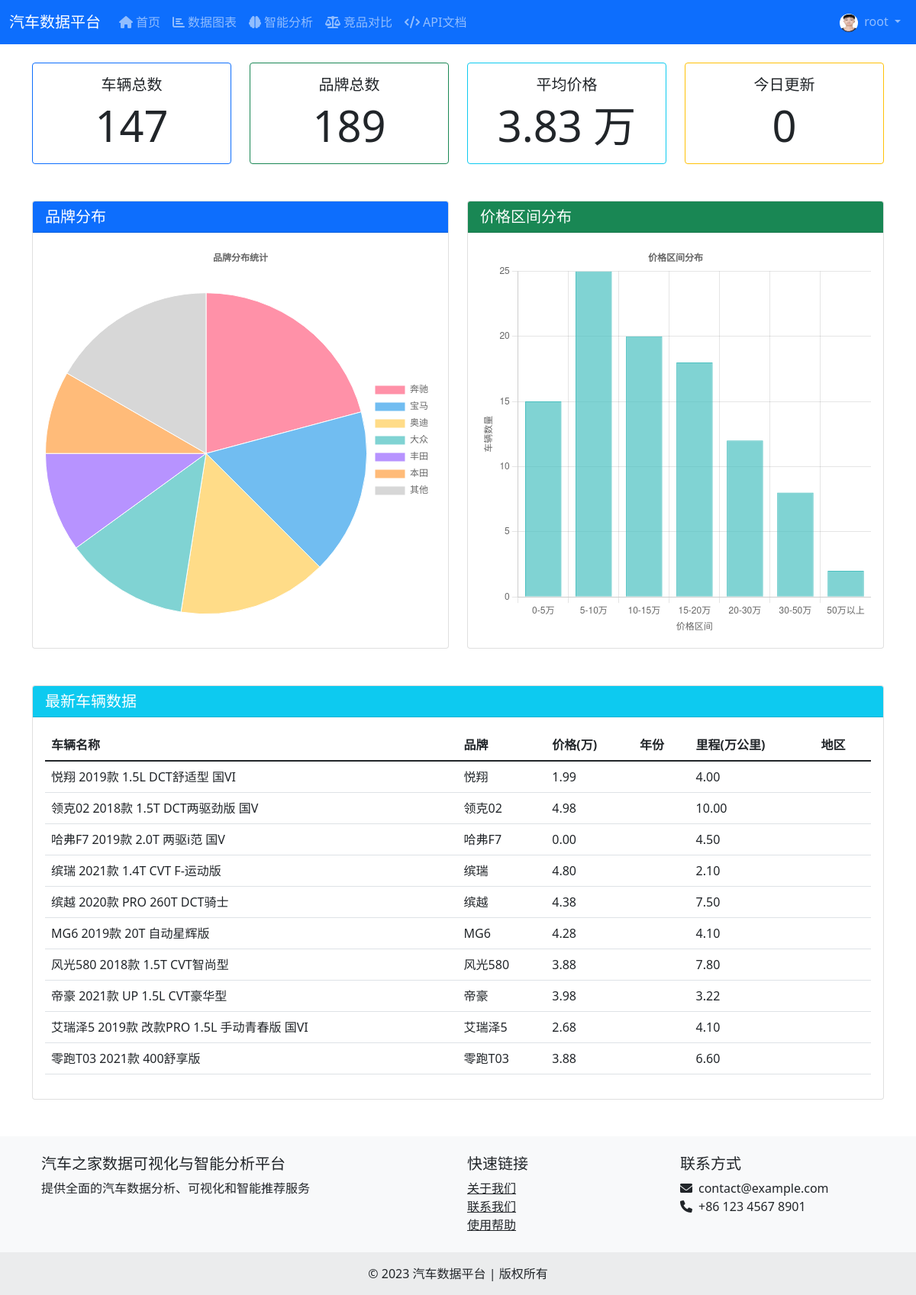
Page / (signed in) on the earlier database version.
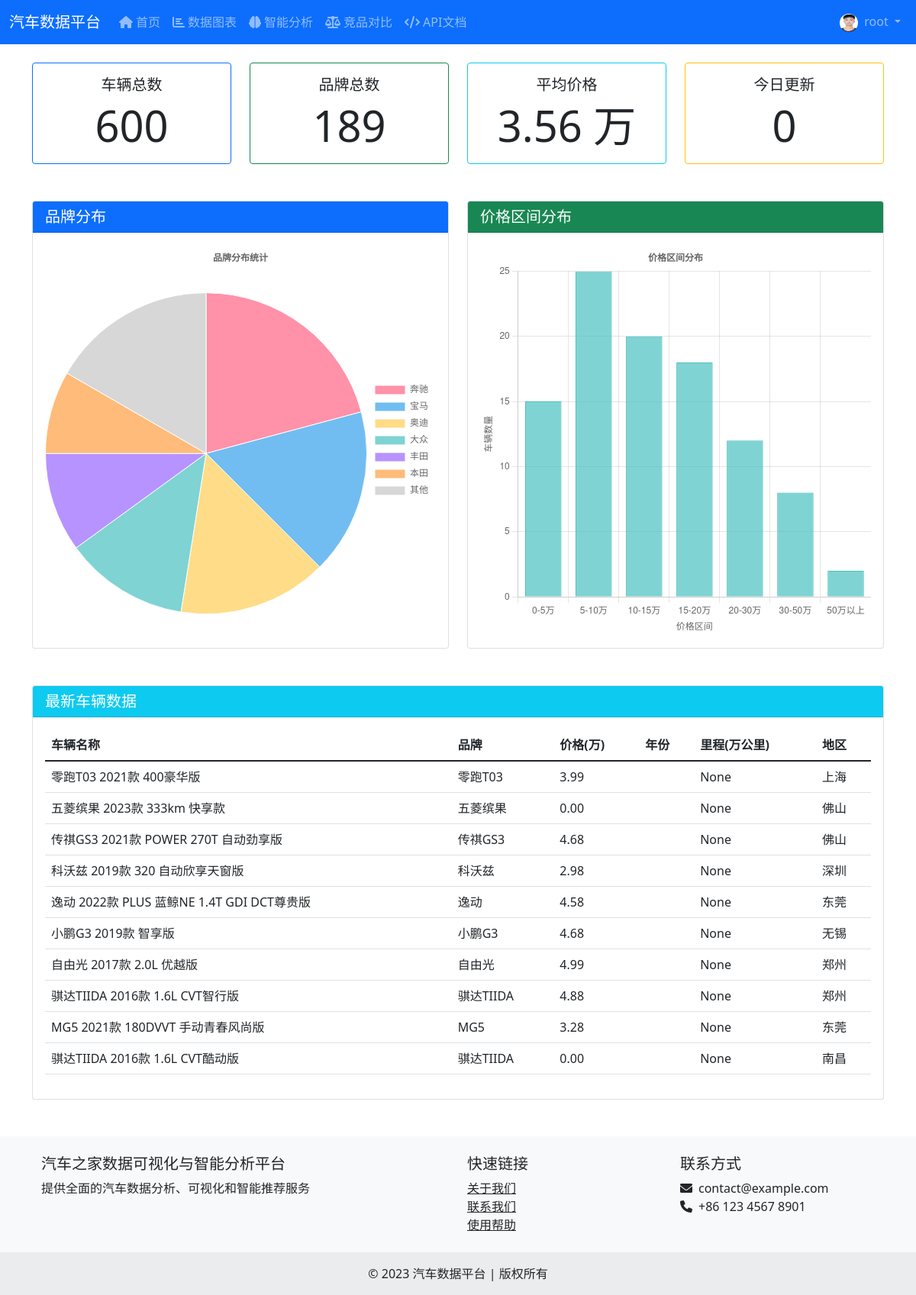
Same page on the later database version.
### accounts/models.py (models this page shows, shortened)
class UserProfile(models.Model):
    EDUCATION_CHOICES = (
        ('high_school', '高中及以下'),
        ('college', '大专'),
        ('bachelor', '本科'),
        ('master', '硕士'),
        ('phd', '博士'),
    )
    GENDER_CHOICES = (
        ('male', '男'),
        ('female', '女'),
        ('other', '其他'),
    )
    user = models.OneToOneField(User, on_delete=models.CASCADE, related_name='profile')
    avatar = models.ImageField(upload_to='avatars/', blank=True, null=True, verbose_name='头像')
    bio = models.TextField(max_length=500, blank=True, null=True, verbose_name='个人简介')
    birth_date = models.DateField(null=True, blank=True, verbose_name='出生日期')
    gender = models.CharField(max_length=10, choices=GENDER_CHOICES, blank=True, null=True, verbose_name='性别')
    phone = models.CharField(max_length=20, blank=True, null=True, verbose_name='电话')
    address = models.CharField(max_length=200, blank=True, null=True, verbose_name='地址')
    education = models.CharField(max_length=20, choices=EDUCATION_CHOICES, blank=True, null=True, verbose_name='学历')
    occupation = models.CharField(max_length=100, blank=True, null=True, verbose_name='职业')
    company = models.CharField(max_length=100, blank=True, null=True, verbose_name='公司')
    website = models.URLField(max_length=200, blank=True, null=True, verbose_name='个人网站')
    social_github = models.URLField(max_length=200, blank=True, null=True, verbose_name='GitHub')
    social_weibo = models.URLField(max_length=200, blank=True, null=True, verbose_name='微博')
    social_wechat = models.CharField(max_length=100, blank=True, null=True, verbose_name='微信')
    interests = models.TextField(max_length=500, blank=True, null=True, verbose_name='兴趣爱好')
    created_at = models.DateTimeField(default=timezone.now, verbose_name='创建时间')
    updated_at = models.DateTimeField(auto_now=True, verbose_name='更新时间')
    class Meta:
        verbose_name = '用户资料'
        verbose_name_plural = verbose_name
    def get_avatar_url(self):
        if self.avatar and self.avatar.url:
            return self.avatar.url
        return '/static/images/default-avatar.svg'

### crawler/models.py (models this page shows, shortened)
class UsedCar(models.Model):
    car_model = models.ForeignKey(CarModel, on_delete=models.CASCADE, related_name='used_cars', verbose_name='车型')
    title = models.CharField(max_length=200, verbose_name='车辆名称')
    detail = models.TextField(verbose_name='车辆详情', blank=True, null=True)
    price = models.DecimalField(max_digits=10, decimal_places=2, verbose_name='价格')
    detail_url = models.URLField(verbose_name='详情链接')
    registration_date = models.DateField(verbose_name='上牌时间', null=True, blank=True)
    mileage = models.DecimalField(max_digits=10, decimal_places=2, verbose_name='表显里程', null=True, blank=True)
    transmission = models.CharField(max_length=50, verbose_name='变速箱', blank=True, null=True)
    fuel_type = models.CharField(max_length=50, verbose_name='燃料类型', blank=True, null=True)
    nedc_range = models.IntegerField(verbose_name='NEDC纯电续航里程', null=True, blank=True)
    publish_date = models.DateTimeField(verbose_name='发布时间', null=True, blank=True)
    accident_check = models.CharField(max_length=100, verbose_name='出险查询', blank=True, null=True)
    inspection_due_date = models.DateField(verbose_name='年检到期', null=True, blank=True)
    insurance_due_date = models.DateField(verbose_name='保险到期', null=True, blank=True)
    maintenance = models.TextField(verbose_name='维修保养', blank=True, null=True)
    transfer_count = models.IntegerField(verbose_name='过户次数', null=True, blank=True)
    location = models.CharField(max_length=100, verbose_name='所在地')
    engine = models.CharField(max_length=100, verbose_name='发动机', blank=True, null=True)
    vehicle_class = models.CharField(max_length=50, verbose_name='车辆级别', blank=True, null=True)
    color = models.CharField(max_length=50, verbose_name='车身颜色', blank=True, null=True)
    drive_type = models.CharField(max_length=50, verbose_name='驱动方式', blank=True, null=True)
    standard_capacity = models.CharField(max_length=50, verbose_name='标准容量', blank=True, null=True)
    emission_standard = models.CharField(max_length=50, verbose_name='排放标准', blank=True, null=True)
    displacement = models.CharField(max_length=50, verbose_name='排量', blank=True, null=True)
    fuel_grade = models.CharField(max_length=50, verbose_name='燃油标号', blank=True, null=True)
    standard_slow_charging = models.CharField(max_length=100, verbose_name='标准慢充', blank=True, null=True)
    standard_fast_charging = models.CharField(max_length=100, verbose_name='标准快充', blank=True, null=True)
    cltc_range = models.IntegerField(verbose_name='CLTC纯电续航里程', null=True, blank=True)
    created_at = models.DateTimeField(auto_now_add=True, verbose_name='创建时间')
    updated_at = models.DateTimeField(auto_now=True, verbose_name='更新时间')
    class Meta:
        verbose_name = '二手车数据'
        verbose_name_plural = verbose_name
        ordering = ['-created_at']

class CarModel(models.Model):
    brand = models.ForeignKey(Brand, on_delete=models.CASCADE, related_name='car_models', verbose_name='所属品牌')
    name = models.CharField(max_length=100, verbose_name='车型名称')
    class Meta:
        verbose_name = '汽车车型'
        verbose_name_plural = verbose_name

class Brand(models.Model):
    name = models.CharField(max_length=100, verbose_name='品牌名称')
    logo = models.ImageField(upload_to='brands/', blank=True, null=True, verbose_name='品牌logo')
    class Meta:
        verbose_name = '汽车品牌'
        verbose_name_plural = verbose_name

### dashboard/views.py (the view)
# urls.py: path('', views.index, name='index'),
def index(request):
    total_cars = UsedCar.objects.count()
    total_brands = Brand.objects.count()
    avg_price = UsedCar.objects.all().aggregate(Avg('price'))['price__avg'] or 0
    latest_cars = UsedCar.objects.all().order_by('-created_at')[:10]
    context = {
        'total_cars': total_cars,
        'total_brands': total_brands,
        'avg_price': avg_price,
        'latest_cars': latest_cars,
    }
    return render(request, 'dashboard/index.html', context)

### templates/dashboard/index.html (shortened to what this page needs)
{% extends 'base.html' %}
{% block content %}
<div class="row">
    <div class="col-md-3 mb-4">
        <div class="card border-primary h-100">
            <div class="card-body text-center">
                <h5 class="card-title">车辆总数</h5>
                <p class="card-text display-4">{{ total_cars|default:"0" }}</p>
            </div>
        </div>
    </div>
    <div class="col-md-3 mb-4">
        <div class="card border-success h-100">
            <div class="card-body text-center">
                <h5 class="card-title">品牌总数</h5>
                <p class="card-text display-4">{{ total_brands|default:"0" }}</p>
            </div>
        </div>
    </div>
    <div class="col-md-3 mb-4">
        <div class="card border-info h-100">
            <div class="card-body text-center">
                <h5 class="card-title">平均价格</h5>
                <p class="card-text display-4">{{ avg_price|floatformat:2|default:"0" }} 万</p>
            </div>
        </div>
    </div>
    <div class="col-md-3 mb-4">
        <div class="card border-warning h-100">
            <div class="card-body text-center">
                <h5 class="card-title">今日更新</h5>
                <p class="card-text display-4">0</p>
            </div>
        </div>
    </div>
</div>
<div class="row mt-4">
    <div class="col-md-6 mb-4">
        <div class="card">
            <div class="card-header bg-primary text-white">
                <h5 class="card-title mb-0">品牌分布</h5>
            </div>
            <div class="card-body">
                <canvas id="brandChart" height="300"></canvas>
            </div>
        </div>
    </div>
    <div class="col-md-6 mb-4">
        <div class="card">
            <div class="card-header bg-success text-white">
                <h5 class="card-title mb-0">价格区间分布</h5>
            </div>
            <div class="card-body">
                <canvas id="priceChart" height="300"></canvas>
            </div>
        </div>
    </div>
</div>
<div class="row mt-4">
    <div class="col-12">
        <div class="card">
            <div class="card-header bg-info text-white">
                <h5 class="card-title mb-0">最新车辆数据</h5>
            </div>
            <div class="card-body">
                <div class="table-responsive">
                    <table class="table table-hover">
                        <thead>
                            <tr>
                                <th>车辆名称</th>
                                <th>品牌</th>
                                <th>价格(万)</th>
                                <th>年份</th>
                                <th>里程(万公里)</th>
                                <th>地区</th>
                            </tr>
                        </thead>
                        <tbody>
                            {% if latest_cars %}
                                {% for car in latest_cars %}
                                <tr>
                                    <td>{{ car.title }}</td>
                                    <td>{{ car.car_model.brand.name }}</td>
                                    <td>{{ car.price }}</td>
                                    <td>{{ car.year }}</td>
                                    <td>{{ car.mileage }}</td>
                                    <td>{{ car.location }}</td>
                                </tr>
                                {% endfor %}
                            {% else %}
                                <tr>
                                    <td colspan="6" class="text-center">暂无数据</td>
                                </tr>
                            {% endif %}
                        </tbody>
                    </table>
                </div>
            </div>
        </div>
    </div>
</div>
{% endblock %}

### templates/base.html (shortened to what this page needs)
<!DOCTYPE html>
<html lang="zh-hans">
<head>
    <link href="https://cdn.jsdelivr.net/npm/bootstrap@5.1.3/dist/css/bootstrap.min.css" rel="stylesheet">
    <link rel="stylesheet" href="https://cdnjs.cloudflare.com/ajax/libs/font-awesome/6.0.0-beta3/css/all.min.css">
</head>
<body>
    <nav class="navbar navbar-expand-lg navbar-dark bg-primary">
        <div class="container-fluid">
            <a class="navbar-brand" href="/">汽车数据平台</a>
            <div class="collapse navbar-collapse" id="navbarNav">
                <ul class="navbar-nav me-auto">
                    <li class="nav-item">
                        <a class="nav-link {% if request.resolver_match.url_name == 'home' %}active{% endif %}" href="/">
                            <i class="fas fa-home me-1"></i>首页
                        </a>
                    </li>
                    <li class="nav-item">
                        <a class="nav-link {% if 'visualization' in request.path %}active{% endif %}" href="{% url 'visualization:chart_list' %}">
                            <i class="fas fa-chart-bar me-1"></i>数据图表
                        </a>
                    </li>
                    <li class="nav-item">
                        <a class="nav-link {% if 'analysis' in request.path %}active{% endif %}" href="{% url 'car_analysis:index' %}">
                            <i class="fas fa-brain me-1"></i>智能分析
                        </a>
                    </li>
                    <li class="nav-item">
                        <a class="nav-link {% if 'comparison' in request.path %}active{% endif %}" href="{% url 'car_analysis:comparison' %}">
                            <i class="fas fa-balance-scale me-1"></i>竞品对比
                        </a>
                    </li>
                    <li class="nav-item">
                        <a class="nav-link {% if 'api' in request.path %}active{% endif %}" href="{% url 'car_api:docs' %}">
                            <i class="fas fa-code me-1"></i>API文档
                        </a>
                    </li>
                </ul>
                <ul class="navbar-nav">
                    {% if user.is_authenticated %}
                    <li class="nav-item dropdown">
                        <a class="nav-link dropdown-toggle" href="#" id="userDropdown" role="button" data-bs-toggle="dropdown">
                            <img src="{{ user.profile.get_avatar_url }}" class="rounded-circle me-1" width="24" height="24" alt="头像">
                            {{ user.username }}
                        </a>
                    </li>
                    {% endif %}
                </ul>
            </div>
        </div>
    </nav>
    <div class="container mt-4">
        {% block content %}{% endblock %}
    </div>
    <footer class="bg-light text-center text-lg-start mt-5">
        <div class="container p-4">
            <div class="row">
                <div class="col-lg-6 col-md-12 mb-4 mb-md-0">
                    <h5>汽车之家数据可视化与智能分析平台</h5>
                    <p>提供全面的汽车数据分析、可视化和智能推荐服务</p>
                </div>
                <div class="col-lg-3 col-md-6 mb-4 mb-md-0">
                    <h5>快速链接</h5>
                    <ul class="list-unstyled mb-0">
                        <li><a href="#" class="text-dark">关于我们</a></li>
                        <li><a href="#" class="text-dark">联系我们</a></li>
                        <li><a href="#" class="text-dark">使用帮助</a></li>
                    </ul>
                </div>
                <div class="col-lg-3 col-md-6 mb-4 mb-md-0">
                    <h5>联系方式</h5>
                    <ul class="list-unstyled">
                        <li><i class="fas fa-envelope me-2"></i>contact@example.com</li>
                        <li><i class="fas fa-phone me-2"></i>+86 123 4567 8901</li>
                    </ul>
                </div>
            </div>
        </div>
        <div class="text-center p-3" style="background-color: rgba(0, 0, 0, 0.05);">
            © 2023 汽车数据平台 | 版权所有
        </div>
    </footer>
</body>
</html>

Differences in the rows shown:
removed UsedCar: title "悦翔 2019款 1.5L DCT舒适型 国VI", car_model.brand.name "悦翔", price "1.99", mileage "4.00"
removed UsedCar: title "领克02 2018款 1.5T DCT两驱劲版 国V", car_model.brand.name "领克02", price "4.98", mileage "10.00"
removed UsedCar: title "哈弗F7 2019款 2.0T 两驱i范 国V", car_model.brand.name "哈弗F7", price "0.00", mileage "4.50"
removed UsedCar: title "缤瑞 2021款 1.4T CVT F-运动版", car_model.brand.name "缤瑞", price "4.80", mileage "2.10"
removed UsedCar: title "缤越 2020款 PRO 260T DCT骑士", car_model.brand.name "缤越", price "4.38", mileage "7.50"
removed UsedCar: title "MG6 2019款 20T 自动星辉版", car_model.brand.name "MG6", price "4.28", mileage "4.10"
removed UsedCar: title "风光580 2018款 1.5T CVT智尚型", car_model.brand.name "风光580", price "3.88", mileage "7.80"
removed UsedCar: title "帝豪 2021款 UP 1.5L CVT豪华型", car_model.brand.name "帝豪", price "3.98", mileage "3.22"
removed UsedCar: title "艾瑞泽5 2019款 改款PRO 1.5L 手动青春版 国VI", car_model.brand.name "艾瑞泽5", price "2.68", mileage "4.10"
removed UsedCar: title "零跑T03 2021款 400舒享版", car_model.brand.name "零跑T03", price "3.88", mileage "6.60"
added UsedCar: title "零跑T03 2021款 400豪华版", car_model.brand.name "零跑T03", price "3.99", mileage "None", location "上海"
added UsedCar: title "五菱缤果 2023款 333km 快享款", car_model.brand.name "五菱缤果", price "0.00", mileage "None", location "佛山"
added UsedCar: title "传祺GS3 2021款 POWER 270T 自动劲享版", car_model.brand.name "传祺GS3", price "4.68", mileage "None", location "佛山"
added UsedCar: title "科沃兹 2019款 320 自动欣享天窗版", car_model.brand.name "科沃兹", price "2.98", mileage "None", location "深圳"
added UsedCar: title "逸动 2022款 PLUS 蓝鲸NE 1.4T GDI DCT尊贵版", car_model.brand.name "逸动", price "4.58", mileage "None", location "东莞"
added UsedCar: title "小鹏G3 2019款 智享版", car_model.brand.name "小鹏G3", price "4.68", mileage "None", location "无锡"
added UsedCar: title "自由光 2017款 2.0L 优越版", car_model.brand.name "自由光", price "4.99", mileage "None", location "郑州"
added UsedCar: title "骐达TIIDA 2016款 1.6L CVT智行版", car_model.brand.name "骐达TIIDA", price "4.88", mileage "None", location "郑州"
added UsedCar: title "MG5 2021款 180DVVT 手动青春风尚版", car_model.brand.name "MG5", price "3.28", mileage "None", location "东莞"
added UsedCar: title "骐达TIIDA 2016款 1.6L CVT酷动版", car_model.brand.name "骐达TIIDA", price "0.00", mileage "None", location "南昌"
Other differences:
{{ total_cars|default:"0" }}: "147" → "600"
{{ avg_price|floatformat:2|default:"0" }}: "3.83" → "3.56"
